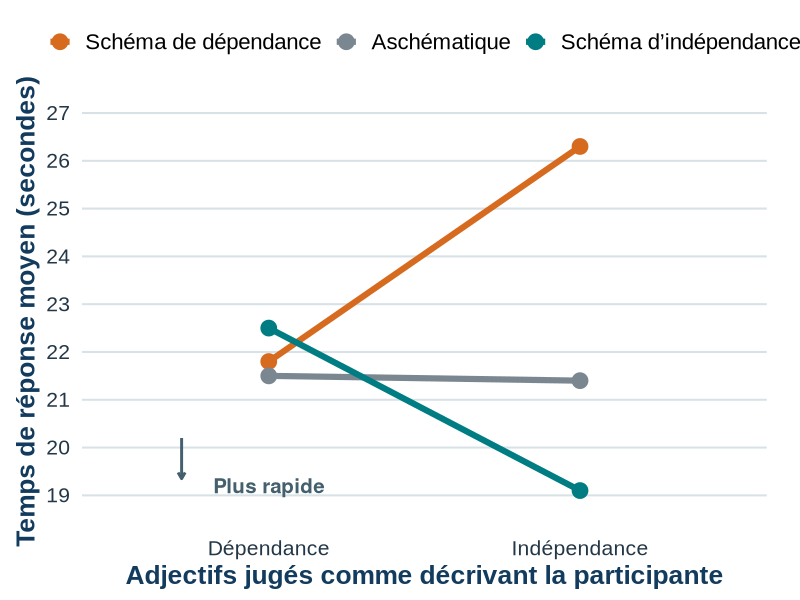

Source code (R):
library(ggplot2)

resultats <- data.frame(
  adjectifs = factor(rep(c("dependance", "independance"), each = 3)),
  groupe = factor(
    rep(c("schema_dependance", "aschematic", "schema_independance"), 2),
    levels = c("schema_dependance", "aschematic", "schema_independance")
  ),
  latence = c(21.8, 21.5, 22.5, 26.3, 21.4, 19.1)
)

graphique <- ggplot(
  resultats,
  aes(x = adjectifs, y = latence, colour = groupe, group = groupe)
) +
  geom_line(linewidth = 2.1) +
  geom_point(size = 5) +
  annotate(
    "text", x = 1, y = 19.2, label = "Plus rapide", colour = "#44606e",
    size = 5.2, fontface = "bold"
  ) +
  annotate(
    "segment", x = 0.72, xend = 0.72, y = 20.2, yend = 19.35,
    arrow = arrow(length = unit(0.18, "cm")), colour = "#44606e", linewidth = 1
  ) +
  scale_colour_manual(
    values = c(
      "schema_dependance" = "#d66a1f",
      "aschematic" = "#7b8790",
      "schema_independance" = "#007c83"
    ),
    labels = c(
      "Sch\u00e9ma de d\u00e9pendance",
      "Asch\u00e9matique",
      "Sch\u00e9ma d\u2019ind\u00e9pendance"
    )
  ) +
  scale_x_discrete(labels = c("D\u00e9pendance", "Ind\u00e9pendance")) +
  scale_y_continuous(breaks = 19:27, limits = c(18.7, 27)) +
  labs(
    x = "Adjectifs jug\u00e9s comme d\u00e9crivant la participante",
    y = "Temps de r\u00e9ponse moyen (secondes)",
    colour = NULL
  ) +
  theme_minimal(base_family = "Arial", base_size = 19) +
  theme(
    panel.grid.minor = element_blank(),
    panel.grid.major.x = element_blank(),
    panel.grid.major.y = element_line(colour = "#d8e2e6", linewidth = 0.7),
    axis.title = element_text(colour = "#123b5d", face = "bold"),
    axis.text = element_text(colour = "#243746"),
    legend.position = "top",
    legend.text = element_text(size = 16),
    plot.margin = margin(12, 24, 8, 12)
  )

ggsave(
  filename = "C:/github/psy1703/cours/03/assets/markus1977-latences.svg",
  plot = graphique,
  width = 13,
  height = 5.8,
  units = "in",
  bg = "white",
  device = svglite::svglite
)
